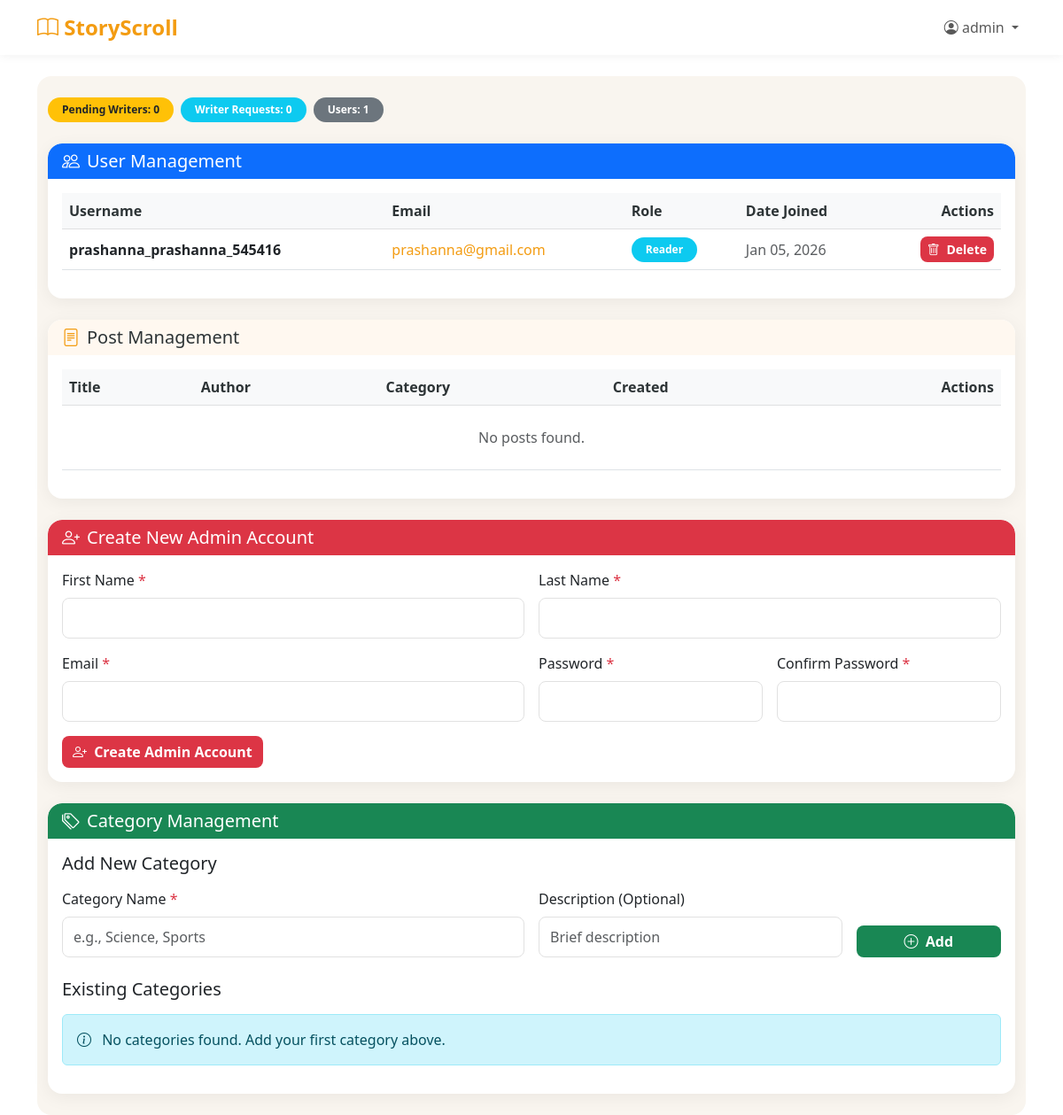
Before: /system/dashboard/ (signed in) with the older database file.
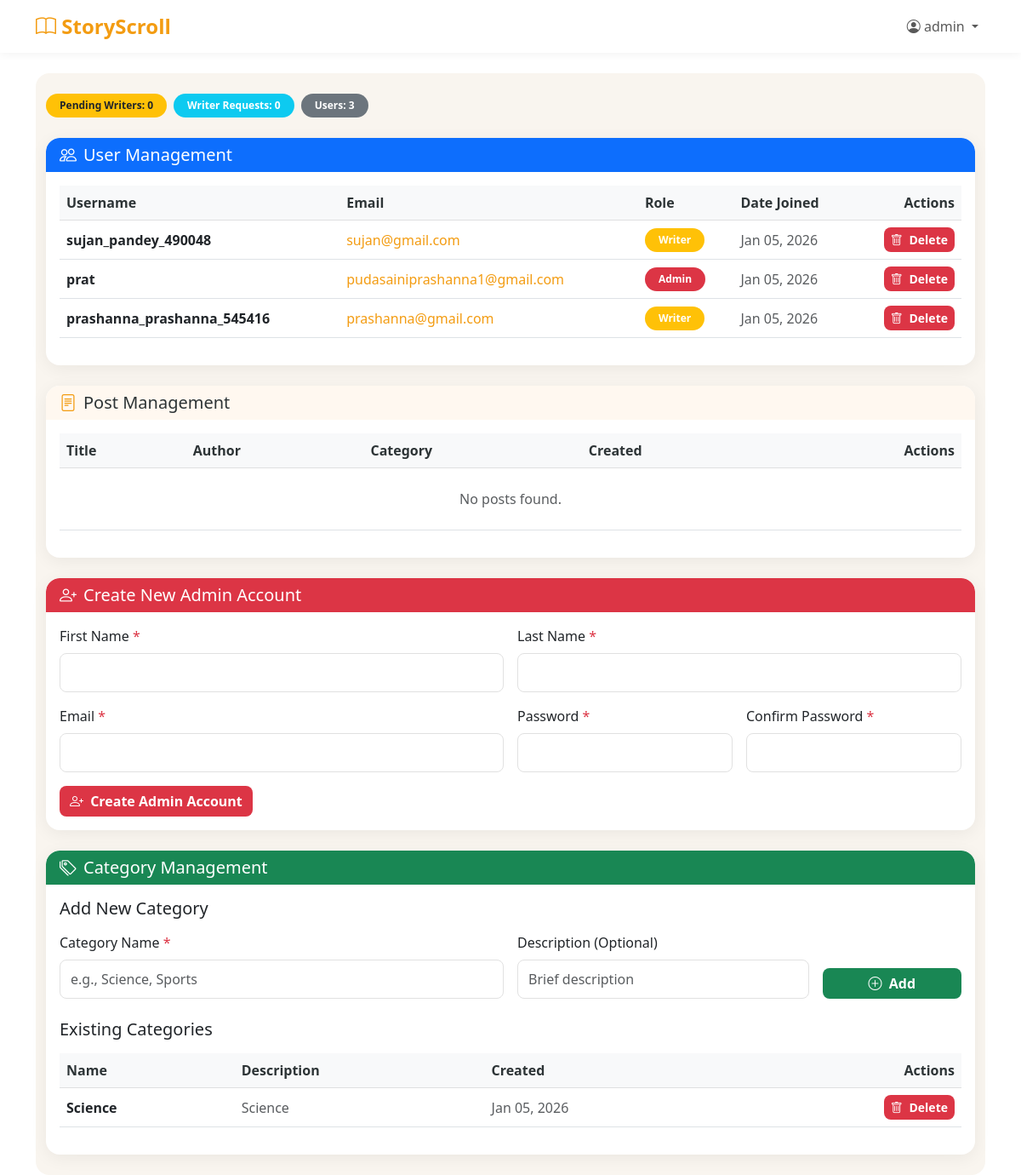
After: the same page with the newer database file.
### blog/models.py (models this page shows, shortened)
class User(AbstractUser):
    ROLE_CHOICES = [
        ('Admin', 'Admin'),
        ('Writer', 'Writer'),
        ('Reader', 'Reader'),
    ]
    GENDER_CHOICES = [
        ('Male', 'Male'),
        ('Female', 'Female'),
        ('Other', 'Other'),
        ('Prefer not to say', 'Prefer not to say'),
    ]
    role = models.CharField(max_length=10, choices=ROLE_CHOICES, default='Reader')
    middle_name = models.CharField(max_length=150, blank=True, null=True)
    phone_number = models.CharField(max_length=20, blank=True, null=True)
    gender = models.CharField(max_length=20, choices=GENDER_CHOICES, blank=True, null=True)
    bio = models.TextField(blank=True, null=True)
    profile_pic = models.ImageField(
        upload_to='profile_pics/',
        blank=True,
        null=True,
        validators=[FileExtensionValidator(['jpg', 'jpeg', 'png', 'gif'])]
    )
    is_approved = models.BooleanField(default=False)
    writer_request = models.BooleanField(default=False)
    writer_request_message = models.TextField(blank=True, null=True)
    is_deleted = models.BooleanField(default=False)
    deleted_at = models.DateTimeField(blank=True, null=True)
    objects = UserManager()        # default (filtered)
    all_objects = BaseUserManager()  # unfiltered

class Category(models.Model):
    name = models.CharField(max_length=50, unique=True)
    description = models.TextField(blank=True, null=True)
    created_at = models.DateTimeField(auto_now_add=True)
    is_deleted = models.BooleanField(default=False)
    deleted_at = models.DateTimeField(blank=True, null=True)
    objects = CategoryManager()
    all_objects = models.Manager()
    class Meta:
        ordering = ['name']
        verbose_name_plural = 'Categories'

### blog/views.py (the view)
# urls.py: path('system/dashboard/', views.admin_dashboard, name='admin_dashboard'),
@role_required(['Admin'])
def admin_dashboard(request):
    users = User.objects.exclude(id=request.user.id).order_by('-date_joined')
    posts = Post.objects.all().order_by('-created_at')
    pending_writers = User.objects.filter(role='Writer', is_approved=False).order_by('date_joined')
    pending_writer_requests = User.objects.filter(role='Reader', writer_request=True).order_by('date_joined')
    categories = Category.objects.all().order_by('name')
    deleted_users = User.all_objects.filter(is_deleted=True).order_by('-deleted_at')
    deleted_posts = Post.all_objects.filter(is_deleted=True).order_by('-deleted_at')
    deleted_categories = Category.all_objects.filter(is_deleted=True).order_by('-deleted_at')
    context = {
        'users': users,
        'posts': posts,
        'pending_writers': pending_writers,
        'pending_writer_requests': pending_writer_requests,
        'categories': categories,
        'deleted_users': deleted_users,
        'deleted_posts': deleted_posts,
        'deleted_categories': deleted_categories,
    }
    return render(request, 'blog/admin_dashboard.html', context)

### blog/models.py (called while the page is built)
    def get_queryset(self):
        return super().get_queryset().filter(is_deleted=False)

    def get_queryset(self):
        return super().get_queryset().filter(is_deleted=False)

    def get_queryset(self):
        return super().get_queryset().filter(is_deleted=False)

### blog/templates/blog/admin_dashboard.html (shortened to what this page needs)
{% extends 'blog/base.html' %}
{% block content %}
<section class="admin-section py-4">
  <div class="container">
    <div class="d-flex flex-wrap align-items-center justify-content-between mb-4">
      <div class="d-flex gap-2">
        <span class="badge rounded-pill bg-warning text-dark px-3 py-2">
          Pending Writers: {{ pending_writers.count|default:0 }}
        </span>
        <span class="badge rounded-pill bg-info text-white px-3 py-2">
          Writer Requests: {{ pending_writer_requests.count|default:0 }}
        </span>
        <span class="badge rounded-pill bg-secondary text-white px-3 py-2">
          Users: {{ users|length }}
        </span>
      </div>
    </div>
    <div class="card soft-card mb-4 border-0">
      <div class="card-header bg-primary text-white border-0 rounded-top-4">
        <h3 class="card-title h5 mb-0 d-flex align-items-center">
          <i class="bi bi-people me-2"></i> User Management
        </h3>
      </div>
      <div class="card-body">
        <div class="table-responsive">
          <table class="table table-hover align-middle">
            <thead class="table-light">
              <tr>
                <th>Username</th>
                <th>Email</th>
                <th>Role</th>
                <th>Date Joined</th>
                <th class="text-end">Actions</th>
              </tr>
            </thead>
            <tbody>
              {% for user in users %}
              <tr>
                <td class="fw-semibold">{{ user.username }}</td>
                <td><a href="mailto:{{ user.email }}" class="hover-link">{{ user.email }}</a></td>
                <td>
                  <span class="badge rounded-pill bg-{% if user.role == 'Admin' %}danger{% elif user.role == 'Writer' %}warning{% else %}info{% endif %} px-3 py-2">
                    {{ user.role }}
                  </span>
                </td>
                <td class="text-muted">{{ user.date_joined|date:"M d, Y" }}</td>
                <td class="text-end">
                  <form method="POST" action="{% url 'delete_user' user.id %}" class="d-inline">
                    <button type="submit" class="btn btn-danger btn-sm rounded-3"
                            onclick="return confirm('Are you sure you want to delete this user?');">
                      <i class="bi bi-trash me-1"></i> Delete
                    </button>
                  </form>
                </td>
              </tr>
              {% empty %}
              <tr>
                <td colspan="5" class="text-center text-muted py-4">No users found.</td>
              </tr>
              {% endfor %}
            </tbody>
          </table>
        </div>
      </div>
    </div>
    <div class="card soft-card border-0 mb-4">
      <div class="card-header bg-amber-light border-0 rounded-top-4">
        <h3 class="card-title h5 mb-0 d-flex align-items-center">
          <i class="bi bi-file-text text-orange me-2"></i> Post Management
        </h3>
      </div>
      <div class="card-body">
        <div class="table-responsive">
          <table class="table table-hover align-middle">
            <thead class="table-light">
              <tr>
                <th>Title</th>
                <th>Author</th>
                <th>Category</th>
                <th>Created</th>
                <th class="text-end">Actions</th>
              </tr>
            </thead>
            <tbody>
              {% for post in posts %}
              <tr>
                <td class="fw-semibold">{{ post.title|truncatewords:10 }}</td>
                <td>{{ post.author.username }}</td>
                <td><span class="badge bg-secondary rounded-pill px-3 py-2">{{ post.category }}</span></td>
                <td class="text-muted">{{ post.created_at|date:"M d, Y" }}</td>
                <td class="text-end">
                  <form method="POST" action="{% url 'delete_post_admin' post.id %}" class="d-inline">
                    {% csrf_token %}
                    <button type="submit" class="btn btn-danger btn-sm rounded-3"
                            onclick="return confirm('Are you sure you want to delete this post?');">
                      <i class="bi bi-trash me-1"></i> Delete
                    </button>
                  </form>
                </td>
              </tr>
              {% empty %}
              <tr>
                <td colspan="5" class="text-center text-muted py-4">No posts found.</td>
              </tr>
              {% endfor %}
            </tbody>
          </table>
        </div>
      </div>
    </div>
    <div class="card soft-card border-0 mb-4">
      <div class="card-header bg-danger text-white border-0 rounded-top-4">
        <h3 class="card-title h5 mb-0 d-flex align-items-center">
          <i class="bi bi-person-plus me-2"></i> Create New Admin Account
        </h3>
      </div>
      <div class="card-body">
        <form method="POST" action="{% url 'create_admin' %}">
          <div class="row g-3">
            <div class="col-md-6">
              <label for="admin_first_name" class="form-label">First Name <span class="text-danger">*</span></label>
              <input type="text" class="form-control" id="admin_first_name" name="first_name" required>
            </div>
            <div class="col-md-6">
              <label for="admin_last_name" class="form-label">Last Name <span class="text-danger">*</span></label>
              <input type="text" class="form-control" id="admin_last_name" name="last_name" required>
            </div>
            <div class="col-md-6">
              <label for="admin_email" class="form-label">Email <span class="text-danger">*</span></label>
              <input type="email" class="form-control" id="admin_email" name="email" required>
            </div>
            <div class="col-md-3">
              <label for="admin_password" class="form-label">Password <span class="text-danger">*</span></label>
              <input type="password" class="form-control" id="admin_password" name="password" required minlength="8">
            </div>
            <div class="col-md-3">
              <label for="admin_password_confirm" class="form-label">Confirm Password <span class="text-danger">*</span></label>
              <input type="password" class="form-control" id="admin_password_confirm" name="password_confirm" required minlength="8">
            </div>
            <div class="col-12">
              <button type="submit" class="btn btn-danger rounded-3">
                <i class="bi bi-person-plus me-1"></i> Create Admin Account
              </button>
            </div>
          </div>
        </form>
      </div>
    </div>
    <div class="card soft-card border-0">
      <div class="card-header bg-success text-white border-0 rounded-top-4">
        <h3 class="card-title h5 mb-0 d-flex align-items-center">
          <i class="bi bi-tags me-2"></i> Category Management
        </h3>
      </div>
      <div class="card-body">
        <div class="mb-4">
          <h5 class="mb-3">Add New Category</h5>
          <form method="POST" action="{% url 'add_category' %}" class="row g-3">
            <div class="col-md-6">
              <label for="category_name" class="form-label">Category Name <span class="text-danger">*</span></label>
              <input type="text" class="form-control" id="category_name" name="name" required placeholder="e.g., Science, Sports">
            </div>
            <div class="col-md-4">
              <label for="category_description" class="form-label">Description (Optional)</label>
              <input type="text" class="form-control" id="category_description" name="description" placeholder="Brief description">
            </div>
            <div class="col-md-2 d-flex align-items-end">
              <button type="submit" class="btn btn-success w-100 rounded-3">
                <i class="bi bi-plus-circle me-1"></i> Add
              </button>
            </div>
          </form>
        </div>
        <div>
          <h5 class="mb-3">Existing Categories</h5>
          {% if categories %}
          <div class="table-responsive">
            <table class="table table-hover align-middle">
              <thead class="table-light">
                <tr>
                  <th>Name</th>
                  <th>Description</th>
                  <th>Created</th>
                  <th class="text-end">Actions</th>
                </tr>
              </thead>
              <tbody>
                {% for category in categories %}
                <tr>
                  <td class="fw-semibold">{{ category.name }}</td>
                  <td class="text-muted">{{ category.description|default:"—" }}</td>
                  <td class="text-muted">{{ category.created_at|date:"M d, Y" }}</td>
                  <td class="text-end">
                    <form method="POST" action="{% url 'delete_category' category.id %}" class="d-inline">
                      <button type="submit" class="btn btn-danger btn-sm rounded-3"
                              onclick="return confirm('Are you sure you want to delete this category? Posts using this category will still have the category name stored.');">
                        <i class="bi bi-trash me-1"></i> Delete
                      </button>
                    </form>
                  </td>
                </tr>
                {% endfor %}
              </tbody>
            </table>
          </div>
          {% else %}
          <div class="alert alert-info">
            <i class="bi bi-info-circle me-2"></i> No categories found. Add your first category above.
          </div>
          {% endif %}
        </div>
      </div>
    </div>
  </div>
</section>
{% endblock %}

### blog/templates/blog/base.html (shortened to what this page needs)
<!DOCTYPE html>
<html lang="en">
<head>
    <link href="https://cdn.jsdelivr.net/npm/bootstrap@5.3.0/dist/css/bootstrap.min.css" rel="stylesheet">
    <link rel="stylesheet" href="https://cdn.jsdelivr.net/npm/bootstrap-icons@1.11.0/font/bootstrap-icons.css">
</head>
<body>
    {% if user.is_authenticated %}
    <nav class="navbar navbar-expand-lg navbar-light mb-4">
        <div class="container">
            <a class="navbar-brand" href="{% url 'home' %}">
                <i class="bi bi-book"></i> StoryScroll
            </a>
            <div class="collapse navbar-collapse" id="navbarNav">
                <ul class="navbar-nav ms-auto">
                    <li class="nav-item dropdown">
                        <a class="nav-link dropdown-toggle" href="#" id="navbarDropdown" role="button" data-bs-toggle="dropdown">
                            <i class="bi bi-person-circle"></i> {{ user.username }}
                        </a>
                    </li>
                </ul>
            </div>
        </div>
    </nav>
    {% endif %}
    <div class="container">
        {% block content %}{% endblock %}
    </div>
</body>
</html>

### blog/templates/blog/base.html (style rules this page uses)
:root { --primary-color: #f39c12; --secondary-color: #e67e22; -color: #f9f5ef; --text-dark: #2d3436; --text-light: #636e72; --card-radius: 1rem; }
body { font-family: 'Segoe UI', Tahoma, Geneva, Verdana, sans-serif; background: var(--bg-color); min-height: 100vh; color: var(--text-dark); }
.navbar { background: #fff !important; box-shadow: 0 2px 10px rgba(0,0,0,0.05); }
.navbar-brand { font-weight: 700; color: var(--primary-color) !important; font-size: 1.5rem; }
.card { border: none; border-radius: var(--card-radius); box-shadow: 0 4px 20px rgba(0,0,0,0.08); }
a { color: var(--primary-color); text-decoration: none; }
input.form-control, select.form-select { border-radius: 0.5rem; border: 1px solid #e1e1e1; padding: 0.625rem 0.75rem; }

### blog/templates/blog/admin_dashboard.html (style rules this page uses)
.admin-section { background: #f9f5ef; border-radius: 1rem; }
.soft-card { border-radius: 1rem; box-shadow: 0 4px 20px rgba(0,0,0,0.06); overflow: hidden; }
.bg-amber-light { background: #fff8f0; color: #2d3436; }
.text-orange { color: #f39c12; }
.hover-link { color: #f39c12; text-decoration: none; }
.table thead th { font-weight: 600; color: #2d3436; }
.table tbody td { vertical-align: middle; }
.badge { font-weight: 600; }
.btn-success, .btn-danger { border: none; font-weight: 600; }
.rounded-top-4 { border-top-left-radius: 1rem !important; border-top-right-radius: 1rem !important; }

Changed rows visible on the page:
added User: username "sujan_pandey_490048", email "sujan@gmail.com", role "Writer", date_joined "Jan 05, 2026"
added User: username "prat", email "pudasainiprashanna1@gmail.com", role "Admin", date_joined "Jan 05, 2026"
changed User "prashanna_prashanna_545416": role "Reader" → "Writer"
added Category: name "Science", description "Science", created_at "Jan 05, 2026"
Other visible differences:
{{ users|length }}: "1" → "3"
text no longer shown: "No categories found. Add your first category above."
text now shown: "Name Description Created Actions"
